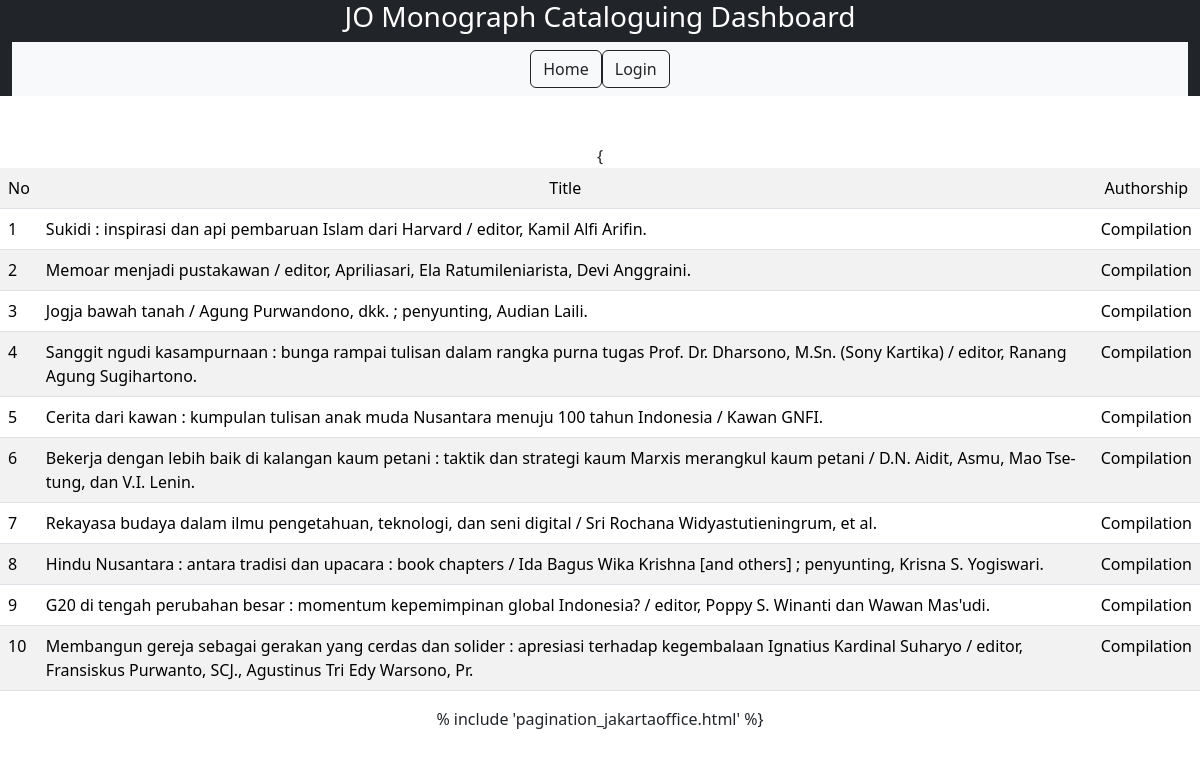
Page /detail_authorship/Compilation/ on the committed database.
### nlajkt_cat_stat/models.py (models this page shows)
class Catalogues(models.Model):
    entry_date = models.DateField()
    consignment_no = models.IntegerField(default=465)
    title = models.TextField()
    work_type = models.CharField(max_length=20, choices=[
        ('Original','Original'),
        ('Translation','Translation'),
        ('Adaptation','Adaptation')
        ], default='Original')
    publish_year = models.IntegerField()
    volume = models.CharField(max_length=20, choices=[
        ('Single','Single'),
        ('Multi-complete','Multi-complete'),
        ('Multi-incomplete','Multi-incomplete'),
        ], default='Single')
    copycat = models.CharField(max_length=20, choices=[
        ('Original','Original'),
        ('Partial copycat','Partial copycat'),
        ('Full copycat','Full copycat'),
        ], default='Original')
    ISBN = models.CharField(max_length=20, choices=[
        ('No','No'),
        ('Yes-valid','Yes-valid'),
        ('Yes-invalid','Yes-invalid'),
        ], default='No')
    authorship_type = models.CharField(max_length=50, choices=[
        ('Single author','Single author'),
        ('Collaboration','Collaboration'),
        ('Compilation','Compilation'),
        ('Others','Others')
        ], default='Single')
    language = models.CharField(max_length=50, choices=[
        ('Indonesian','Indonesian'),
        ('English','English'),
        ('Indonesian local','Indonesian local'),
        ('Multi language','Multi language'),
        ('Unknown','Unknown')
        ], default='Indonesian')
    bibliography = models.CharField(max_length=20, choices=[
        ('No','No'),
        ('Yes','Yes'),
        ], default='No')
    indexx = models.CharField(max_length=20, choices=[
        ('No','No'),
        ('Yes','Yes'),
        ], default='No')
    publisher_type = models.CharField(max_length=100, choices=[
        ('Commercial','Commercial'),
        ('Government-department','Government-department'),
        ('Government-nondepartment','Government-nondepartment'),
        ('Government-local','Government-local'),
        ('Universities','Universities'),
        ('NGO','NGO'),
        ('Others','Others')
        ], default='Commercial')
    genre = models.CharField(max_length=100, choices=[
        ('General non fiction','General non fiction'),
        ('Fiction-novel','Fiction-novel'),
        ('Fiction-short stories','Fiction-short stories'),
	    ('Fiction-biographic','Fiction-biographic'),
	    ('Fiction-drama','Fiction-drama'),
        ('Poetry','Poetry'),
        ('Folktales','Folktales'),
        ('Biography-single','Biography-single'),
        ('Biography-collective','Biography-collective'),
        ('Biography-auto','Biography-auto'),
        ('Dictionaries','Dictionaries'),
        ('Proceeding','Proceeding'),
        ('Comic, cartoon','Comic, cartoon'),
        ], default='General non fiction')
    format = models.CharField(max_length=100, choices=[
        ('Book-printed','Book-printed'),
        ('Book-electronic','Book-electronic'),
        ('Non book video','Non book video'),
        ('Non book audio','Non book audio'),
        ('Map-single','Map-single'),
        ('Map-atlas','Map-atlas'),
        ('Ephemera','Ephemera')
        ], default='Book-printed')
    size = models.CharField(max_length=10, choices=[
        ('YY','YY'),
        ('YYq', 'YYq'),
        ('YYp','YYp')
        ],default='YY')
    subject = models.CharField(max_length=50, choices=[
       ('000-Generalities','000-Generalities'),
       ('000-Library science','000-Library science'),
       ('000-Journalism and media','000-Journalism and media'),
       ('100-Philosophy and ethics','100-Philosophy and ethics'),
       ('200-Religions-general','200-Religions-general'),
       ('200-Religion-Islam','200-Religion-Islam'),
       ('200-Religion-Christianity','200-Religion-Christianity'),
       ('200-Religion-Hinduism','200-Religion-Hinduism'),
       ('200-Religion-Buddhism and others','200-Religion-Buddhism and others'),
       ('300-Social-anthropology and sociology','300-Social-anthropology and sociology'),
       ('300-Social-problems and services','300-Social-problems and services'),
       ('300-Social-politics','300-Social-politics'),
       ('300-Social-international relations','300-Social-international relations'),
       ('300-Social-economics-general','300-Social-economics-general'),
       ('300-Social-economics-management','300-Social-economics-management'),
       ('300-Social-economics-resources','300-Social-economics-resources'),
       ('300-Social-economics-policy and development','300-Social-economics-policy and development'),
       ('300-Social-economics-financial and monetary','300-Social-economics-financial and monetary'),
       ('300-Social-economics-industries and production','300-Social-economics-industries and production'),
       ('300-Social-culture','300-Social-culture'),
       ('300-Social-military','300-Social-military'),
       ('300-Social-education','300-Social-education'),
       ('300-Social-law','300-Social-law'),
       ('300-Social-transportation','300-Social-transportation'),
       ('300-Social-public administration','300-Social-public administration'),
       ('300-Social-human rights','300-Social-human rights'),
       ('400-Language-linguistics','400-Language-linguistics'),
       ('400-Language-sociolinguistics','400-Language-sociolinguistics'),
       ('500-Science-general','500-Science-general'),
       ('600-Technology-general','600-Technology-general'),
       ('600-Agriculture and agribusiness','600-Agriculture and agribusiness'),
       ('700-Arts-general','700-Arts-general'),
       ('700-Arts-visual','700-Arts-visual'),
       ('700-Arts-performance','700-Arts-performance'),
       ('700-Arts-music','700-Arts-music'),
       ('700-Architecture','700-Architecture'),
       ('800-Literature-general','800-Literature-general'),
       ('800-Literature-fiction and poetry','800-Literature-fiction and poetry'),
       ('900-History-general','900-History-general'),
       ('900-History-Indonesia','900-History-Indonesia'),
       ('900-Geography and travel','900-Geography and travel'),
       ('900-Biography','900-Biography')
       ], null=True)

### nlajkt_cat_stat/views.py (the view)
# urls.py: path('detail_authorship/<str:authorship_type>/', views.detail_authorship, name='detail_authorship'),
def detail_authorship(request, authorship_type):
    detail_authorship = Catalogues.objects.all().filter(authorship_type=authorship_type)
    page = request.GET.get('page', 1)
    paginator = Paginator(detail_authorship, 10)
    try:
        paging = paginator.page(page)
    except PageNotAnInteger:
        paging = paginator.page(1)
    except EmptyPage:
        paging = paginator.page(paginator.num_pages)
    template = loader.get_template('detail_authorship.html')
    context = {'paging' : paging,}
    return HttpResponse(template.render(context, request))

### nlajkt_cat_stat/templates/detail_authorship.html
{% extends 'base.html'%}
{% block block1 %}
<br><br><center>{
<table style="width: auto;" class="table table-striped">
    <tr bgcolor = 'grey'>
      <b><td>No</td>
        <td align="center">Title</td>
        <td align="center">Authorship</td></b>
    </tr>
    {% for x in paging %}
    <tr>
        <td>{{ forloop.counter0|add:paging.start_index }}</td>
        <td>{{ x.title }}</td>
        <td>{{ x.authorship_type }}</td>
    </tr>
    {% endfor %}
</table>
% include 'pagination_jakartaoffice.html' %}</center>
<br><br>
{% endblock %}

### rows in the picture
Catalogues: title "Sukidi : inspirasi dan api pembaruan Islam dari Harvard / editor, Kamil Alfi Arifin.", authorship_type "Compilation"
Catalogues: title "Memoar menjadi pustakawan / editor, Apriliasari, Ela Ratumileniarista, Devi Anggraini.", authorship_type "Compilation"
Catalogues: title "Jogja bawah tanah / Agung Purwandono, dkk. ; penyunting, Audian Laili.", authorship_type "Compilation"
Catalogues: title "Sanggit ngudi kasampurnaan : bunga rampai tulisan dalam rangka purna tugas Prof. Dr. Dharsono, M.Sn. (Sony Kartika) / editor, Ranang Agung Sugihartono.", authorship_type "Compilation"
Catalogues: title "Cerita dari kawan : kumpulan tulisan anak muda Nusantara menuju 100 tahun Indonesia / Kawan GNFI.", authorship_type "Compilation"
Catalogues: title "Bekerja dengan lebih baik di kalangan kaum petani : taktik dan strategi kaum Marxis merangkul kaum petani / D.N. Aidit, Asmu, Mao Tse-tung, dan V.I. Lenin.", authorship_type "Compilation"
Catalogues: title "Rekayasa budaya dalam ilmu pengetahuan, teknologi, dan seni digital / Sri Rochana Widyastutieningrum, et al.", authorship_type "Compilation"
Catalogues: title "Hindu Nusantara : antara tradisi dan upacara : book chapters / Ida Bagus Wika Krishna [and others] ; penyunting, Krisna S. Yogiswari.", authorship_type "Compilation"
Catalogues: title "G20 di tengah perubahan besar : momentum kepemimpinan global Indonesia? / editor, Poppy S. Winanti dan Wawan Mas'udi.", authorship_type "Compilation"
Catalogues: title "Membangun gereja sebagai gerakan yang cerdas dan solider : apresiasi terhadap kegembalaan Ignatius Kardinal Suharyo / editor, Fransiskus Purwanto, SCJ., Agustinus Tri Edy Warsono, Pr.", authorship_type "Compilation"
